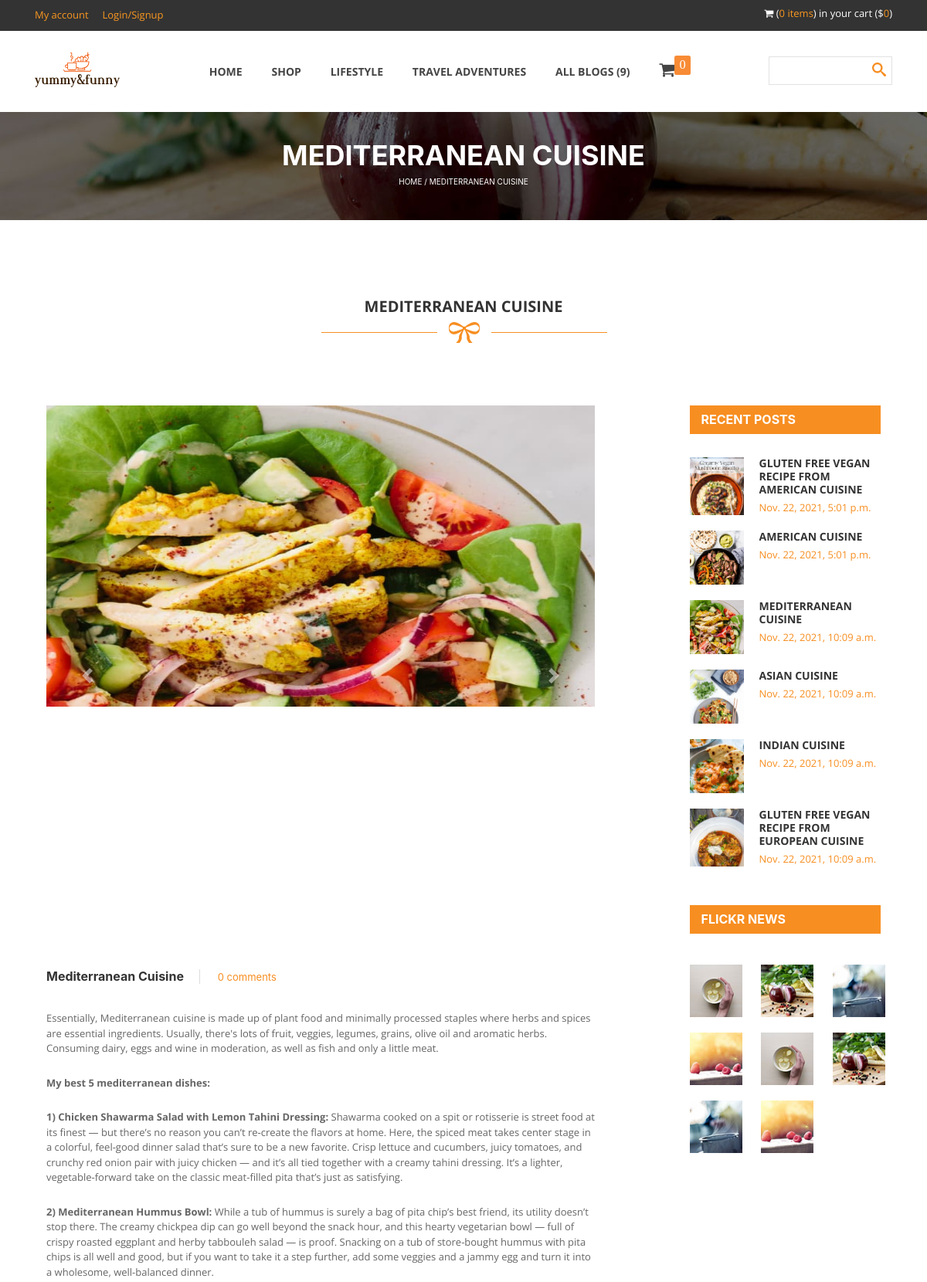
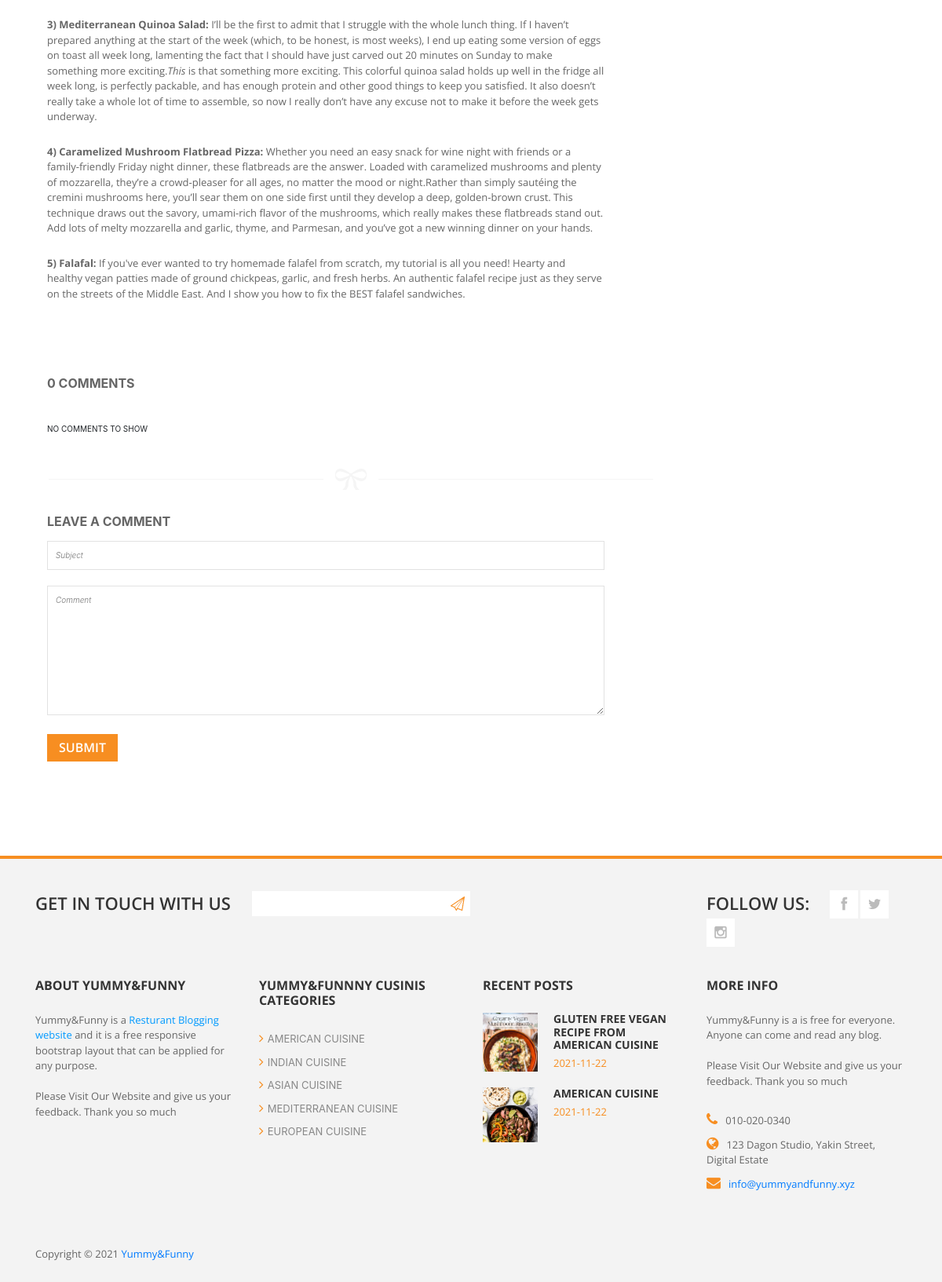
/blog_details/4, run on the app's committed database (2 pictures, top to bottom).
### blogapp/models.py (models this page shows)
class blog_post(models.Model):
    title = models.CharField(max_length=255, blank=True, null=True)
    discription = RichTextField(blank=True, null=True)
    img = models.ImageField(blank=True, null=True, upload_to='post_img')
    img2 = models.ImageField(blank=True, null=True, upload_to='post_img')
    img3 = models.ImageField(blank=True, null=True, upload_to='post_img')
    img4 = models.ImageField(blank=True, null=True, upload_to='post_img')
    img5 = models.ImageField(blank=True, null=True, upload_to='post_img')
    img6 = models.ImageField(blank=True, null=True, upload_to='post_img')
    time = models.DateTimeField(default=datetime.now(), blank=True)
    def __str__(self):
        return self.title

### blogapp/views.py (the view)
# urls.py: path('blog_details/<int:pk>', views.blog_details, name="blog_details"),
def blog_details(request, pk):
    all_latest_pst = blog_post.objects.order_by('-time')[:6]
    gett_pst = blog_post.objects.get(id=pk)
    print(gett_pst)
    all_comments = Blogs_Comments.objects.filter(Blog=gett_pst)
    all_commnt_count = all_comments.count()
    context = {'gett_pst': gett_pst, 'all_latest_pst':all_latest_pst, 'all_commnt_count':all_commnt_count, 'all_comments':all_comments}
    return render(request, 'blog_details.html', context)

### templates/blog_details.html (shortened to what this page needs)
{% extends 'base.html' %}
{% load static %}
{% block content %}
<link rel="stylesheet" href="https://cdn.jsdelivr.net/npm/bootstrap@4.5.3/dist/css/bootstrap.min.css">
<div id="heading">
                <div class="container">
                    <div class="row">
                        <div class="col-md-12">
                            <div class="heading-content">
                                <h2>{{gett_pst.title}}</h2>
                                <span>Home / {{gett_pst.title}}</span>
                            </div>
                        </div>
                    </div>
                </div>
            </div>
            <div id="product-post">
                <div class="container">
                    <div class="row">
                        <div class="col-md-12">
                            <div class="heading-section">
                                <h2>{{gett_pst.title}}</h2>
                                <img src="{% static '' %}images/under-heading.png" alt="" />
                            </div>
                        </div>
                    </div>
                    <div id="single-blog" class="page-section first-section">
                        <div class="container">
                            <div class="row">
                                <div class="product-item col-md-12">
                                    <div class="row">
                                        <div class="col-md-8">
                                        <div id="slideshow">
                                            <div class="slide-wrapper">
                                                <div id="carouselExampleControls" class="carousel slide" data-ride="carousel">
                                                  <div class="carousel-inner">
                                                    <div class="carousel-item active">
                                                      <img src="/media/{{gett_pst.img}}" class="d-block w-100" alt="..." style="max-height:700px; height: auto;">
                                                    </div>
                                                  </div>
                                                  <a class="carousel-control-prev" href="#carouselExampleControls" role="button" data-slide="prev">
                                                    <span class="carousel-control-prev-icon" aria-hidden="true"></span>
                                                  </a>
                                                  <a class="carousel-control-next" href="#carouselExampleControls" role="button" data-slide="next">
                                                    <span class="carousel-control-next-icon" aria-hidden="true"></span>
                                                  </a>
                                                </div>
                                            </div>
                                        </div>
                                                <div class="product-content" style="margin-top:30px;">
                                                    <div class="product-title">
                                                        <h3>{{gett_pst.title}}</h3>
                                                        <span class="subtitle">{{all_commnt_count}} comments</span>
                                                    </div>
                                                    <p>{{gett_pst.discription| safe}}</p>
                                                </div>
                                                <div class="divide-line">
                                                </div>
                                                <div class="comments-title">
                                                    <div class="comment-section">
                                                        <h4>{{all_commnt_count}} comments</h4>
                                                    </div>
                                                </div>
                                                <div class="all-comments">
                                                    {% if all_comments %}
                                                        {% for com in all_comments %}
                                                            <div class="view-comments">
                                                                <div class="comments">
                                                                    <div class="author-thumb">
                                                                        <img src="{% static 'user_tra.png' %}" alt="user" width="50px" height="40px" style="border-radius: 50%;">
                                                                    </div>
                                                                    <div class="comment-body">
                                                                        <h6>
                                                                            {% if com.User.first_name and com.User.last_name %}{{com.User.first_name}}{{com.User.last_name}}{% else %}{{com.User.email}}{% endif %}</h6>
                                                                        <span class="date">{{com.time}}</span>
                                                                        <p><b>{{com.comment_subject}}</b> - {{com.comment_text}}</p>
                                                                    </div>
                                                                </div>
                                                            </div>
                                                        {% endfor %}
                                                    {% else %}
                                                    NO COMMENTS TO SHOW
                                                    {% endif %}
                                                </div>
                                                <div class="divide-line">
                                                <img src="{% static '' %}images/div-line.png" alt="" />
                                                </div>
                                            <div class="leave-comment">
                                                <div class="leave-one">
                                                    <h4>Leave a comment</h4>
                                                </div>
                                            </div>
                                            <div class="leave-form">
                                                <form action="{% url 'submit_comments' %}" method="POST" class="leave-comment">{% csrf_token %}
                                                    <div class="row">
                                                    <div class="subject col-md-12">
                                                        <input type="text" name="subject" id="subject" placeholder="Subject" required/>
                                                    </div>
                                                    </div>
                                                    <div class="row">
                                                        <div class="text col-md-12" style="margin-top:20px;">
                                                            <textarea name="text_comments" placeholder="Comment" required></textarea>
                                                        </div>
                                                    </div>
                                                    <div class="send">
                                                        <button type="submit">Submit</button>
                                                    </div>
                                                </form>
                                            </div>
                                        </div>
                                        <div class="col-md-3 col-md-offset-1">
                                            <div class="side-bar">
                                                <div class="recent-post">
                                                    <h4>Recent Posts</h4>
                                                    <div class="posts">
                                                        {% for i in all_latest_pst %}
                                                        <div class="recent-post">
                                                            <div class="recent-post-thumb">
                                                                <img src="/media/{{i.img}}" alt="" style="width:100%">
                                                            </div>
                                                            <div class="recent-post-info">
                                                                <h6><a href="{% url 'blog_details' i.id %}">{{i.title}}</a></h6>
                                                                <span>{{i.time}}</span>
                                                            </div>
                                                        </div>
                                                        {% endfor %}
                                                    </div>
                                                </div>
                                                <div class="advertisement">
                                                    <h4>Flickr news</h4>
                                                    <div class="flickr-images">
                                                        <div class="row">
                                                            <div class="col-md-4 col-sm-2 col-xs-3">
                                                                <img src="{% static '' %}images/flickr-image1.jpg" alt="">
                                                            </div>
                                                            <div class="col-md-4 col-sm-2 col-xs-3">
                                                                <img src="{% static '' %}images/flickr-image2.jpg" alt="">
                                                            </div>
                                                            <div class="col-md-4 col-sm-2 col-xs-3">
                                                                <img src="{% static '' %}images/flickr-image3.jpg" alt="">
                                                            </div>
                                                            <div class="col-md-4 col-sm-2 col-xs-3">
                                                                <img src="{% static '' %}images/flickr-image4.jpg" alt="">
                                                            </div>
                                                            <div class="col-md-4 col-sm-2 col-xs-3">
                                                                <img src="{% static '' %}images/flickr-image1.jpg" alt="">
                                                            </div>
                                                            <div class="col-md-4 col-sm-2 col-xs-3">
                                                                <img src="{% static '' %}images/flickr-image2.jpg" alt="">
                                                            </div>
                                                            <div class="col-md-4 col-sm-2 col-xs-3">
                                                                <img src="{% static '' %}images/flickr-image3.jpg" alt="">
                                                            </div>
                                                            <div class="col-md-4 col-sm-2 col-xs-3">
                                                                <img src="{% static '' %}images/flickr-image4.jpg" alt="">
                                                            </div>
                                                        </div>
                                                    </div>
                                                </div>
                                            </div>
                                        </div>
                                    </div>
                                </div>
                            </div>
                        </div>
                    </div>
                </div>
            </div>
{% endblock %}

### data on the page
blog_post: title "MEDITERRANEAN CUISINE", img (picture), title "Mediterranean Cuisine", discription "Essentially, Mediterranean cuisine is made up of plant food and minimally processed staples where herbs and spices are essential ingredients. Usually, there's lots of fruit, veggies, legumes, grains, olive oil and aromatic herbs. Consuming dairy, eggs and wine in moderation, as well as fish and only a little meat. My best 5 mediterranean dishes: 1) Chicken Shawarma Salad with Lemon Tahini Dressing: Shawarma cooked on a spit or rotisserie is street food at its finest — but there’s no reason you can’t re-create the flavors at home. Here, the spiced meat takes center stage in a colorful, feel-good dinner salad that’s sure to be a new favorite. Crisp lettuce and cucumbers, juicy tomatoes, and…", time "Nov. 22, 2021, 10:09 a.m."
blog_post: img (picture), title "GLUTEN FREE VEGAN RECIPE FROM AMERICAN CUISINE", time "Nov. 22, 2021, 5:01 p.m."
blog_post: img (picture), title "AMERICAN CUISINE", time "Nov. 22, 2021, 5:01 p.m."
blog_post: img (picture), title "ASIAN CUISINE", time "Nov. 22, 2021, 10:09 a.m."
blog_post: img (picture), title "INDIAN CUISINE", time "Nov. 22, 2021, 10:09 a.m."
blog_post: img (picture), title "GLUTEN FREE VEGAN RECIPE FROM EUROPEAN CUISINE", time "Nov. 22, 2021, 10:09 a.m."

### other printed values
{{ all_commnt_count }} "0"
